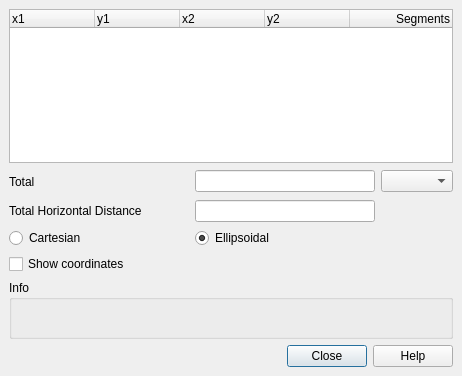
<?xml version="1.0" encoding="UTF-8"?>
<ui version="4.0">
 <class>QgsMeasureBase</class>
 <widget class="QDialog" name="QgsMeasureBase">
  <property name="geometry">
   <rect>
    <x>0</x>
    <y>0</y>
    <width>462</width>
    <height>376</height>
   </rect>
  </property>
  <property name="baseSize">
   <size>
    <width>150</width>
    <height>200</height>
   </size>
  </property>
  <property name="windowTitle">
   <string>Measure</string>
  </property>
  <property name="windowIcon">
   <iconset>
    <normaloff>.</normaloff>.</iconset>
  </property>
  <layout class="QGridLayout" name="mGrid">
   <property name="leftMargin">
    <number>9</number>
   </property>
   <property name="topMargin">
    <number>9</number>
   </property>
   <property name="rightMargin">
    <number>9</number>
   </property>
   <property name="bottomMargin">
    <number>9</number>
   </property>
   <property name="spacing">
    <number>6</number>
   </property>
   <item row="2" column="0" colspan="4">
    <widget class="QTreeWidget" name="mTable">
     <property name="editTriggers">
      <set>QAbstractItemView::NoEditTriggers</set>
     </property>
     <property name="rootIsDecorated">
      <bool>false</bool>
     </property>
     <property name="columnCount">
      <number>5</number>
     </property>
     <attribute name="headerDefaultSectionSize">
      <number>85</number>
     </attribute>
     <column>
      <property name="text">
       <string>x1</string>
      </property>
     </column>
     <column>
      <property name="text">
       <string>y1</string>
      </property>
     </column>
     <column>
      <property name="text">
       <string>x2</string>
      </property>
     </column>
     <column>
      <property name="text">
       <string>y2</string>
      </property>
     </column>
     <column>
      <property name="text">
       <string>Segments</string>
      </property>
      <property name="textAlignment">
       <set>AlignTrailing|AlignVCenter</set>
      </property>
     </column>
    </widget>
   </item>
   <item row="4" column="0">
    <widget class="QLabel" name="totalDistanceLabel">
     <property name="text">
      <string>Total</string>
     </property>
     <property name="buddy">
      <cstring>editTotal</cstring>
     </property>
    </widget>
   </item>
   <item row="4" column="1">
    <spacer>
     <property name="orientation">
      <enum>Qt::Horizontal</enum>
     </property>
     <property name="sizeType">
      <enum>QSizePolicy::Fixed</enum>
     </property>
     <property name="sizeHint" stdset="0">
      <size>
       <width>41</width>
       <height>25</height>
      </size>
     </property>
    </spacer>
   </item>
   <item row="6" column="0">
    <widget class="QLabel" name="totalHorizontalDistanceLabel">
     <property name="text">
      <string>Total Horizontal Distance</string>
     </property>
    </widget>
   </item>
   <item row="6" column="2">
    <widget class="QLineEdit" name="editHorizontalTotal">
     <property name="font">
      <font>
       <weight>75</weight>
       <bold>true</bold>
      </font>
     </property>
     <property name="alignment">
      <set>Qt::AlignRight|Qt::AlignTrailing|Qt::AlignVCenter</set>
     </property>
     <property name="readOnly">
      <bool>true</bool>
     </property>
    </widget>
   </item>
   <item row="7" column="2">
    <widget class="QRadioButton" name="mEllipsoidal">
     <property name="text">
      <string>Ellipsoidal</string>
     </property>
     <property name="checked">
      <bool>true</bool>
     </property>
    </widget>
   </item>
   <item row="7" column="0">
    <widget class="QRadioButton" name="mCartesian">
     <property name="text">
      <string>Cartesian</string>
     </property>
     <property name="checked">
      <bool>false</bool>
     </property>
    </widget>
   </item>
   <item row="9" column="0" colspan="4">
    <widget class="QgsCollapsibleGroupBox" name="groupBox">
     <property name="title">
      <string>Info</string>
     </property>
     <layout class="QVBoxLayout" name="verticalLayout">
      <item>
       <widget class="QLabel" name="mNotesLabel">
        <property name="text">
         <string/>
        </property>
        <property name="wordWrap">
         <bool>true</bool>
        </property>
       </widget>
      </item>
     </layout>
    </widget>
   </item>
   <item row="4" column="3">
    <widget class="QComboBox" name="mUnitsCombo"/>
   </item>
   <item row="11" column="0" colspan="4">
    <widget class="QDialogButtonBox" name="buttonBox">
     <property name="standardButtons">
      <set>QDialogButtonBox::Close|QDialogButtonBox::Help</set>
     </property>
    </widget>
   </item>
   <item row="4" column="2">
    <widget class="QLineEdit" name="editTotal">
     <property name="font">
      <font>
       <weight>75</weight>
       <bold>true</bold>
      </font>
     </property>
     <property name="alignment">
      <set>Qt::AlignRight</set>
     </property>
     <property name="readOnly">
      <bool>true</bool>
     </property>
    </widget>
   </item>
   <item row="10" column="0" colspan="4">
    <spacer name="mSpacer">
     <property name="orientation">
      <enum>Qt::Vertical</enum>
     </property>
     <property name="sizeHint" stdset="0">
      <size>
       <width>40</width>
       <height>20</height>
      </size>
     </property>
    </spacer>
   </item>
   <item row="8" column="0" colspan="4">
    <widget class="QCheckBox" name="mShowCoordinates">
     <property name="text">
      <string>Show coordinates</string>
     </property>
    </widget>
   </item>
  </layout>
 </widget>
 <layoutdefault spacing="6" margin="11"/>
 <customwidgets>
  <customwidget>
   <class>QgsCollapsibleGroupBox</class>
   <extends>QGroupBox</extends>
   <header>qgscollapsiblegroupbox.h</header>
   <container>1</container>
  </customwidget>
 </customwidgets>
 <tabstops>
  <tabstop>mTable</tabstop>
  <tabstop>editTotal</tabstop>
 </tabstops>
 <resources/>
 <connections/>
</ui>
